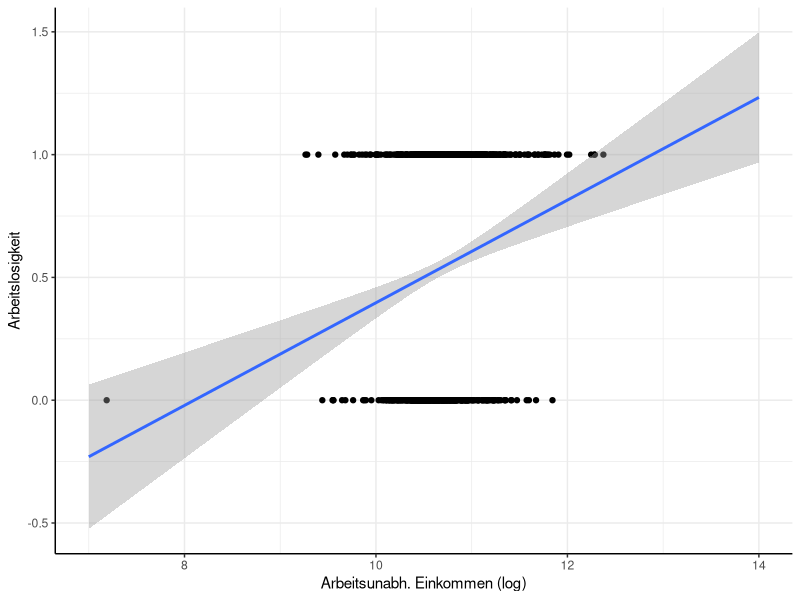
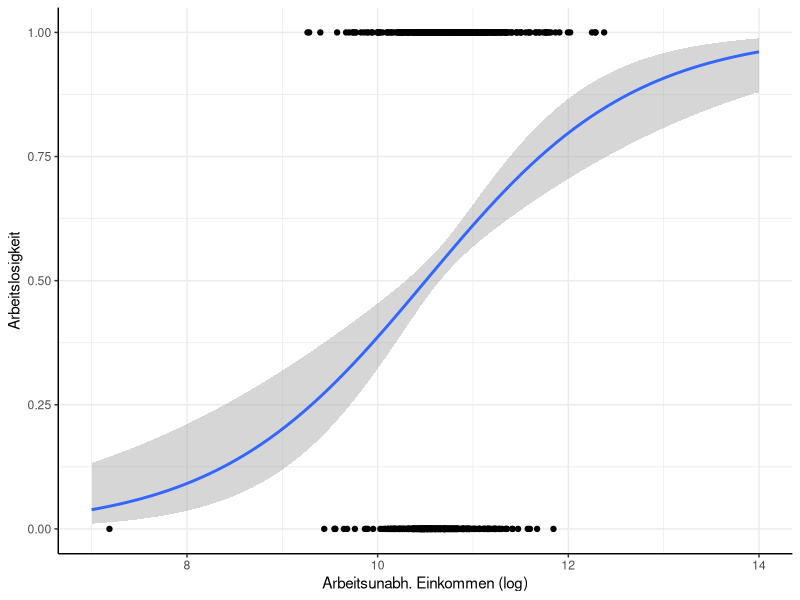
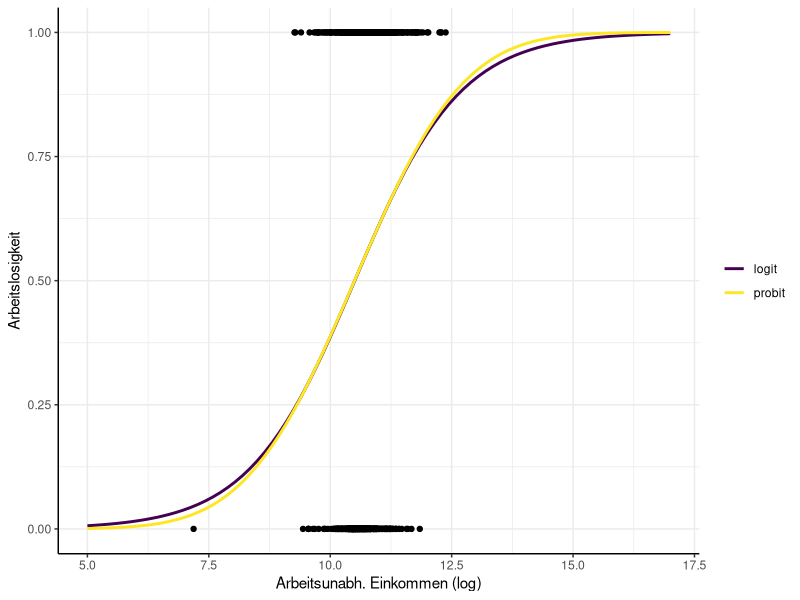

These charts were generated, in order, by the following R code:
## ---- chunk 1
knitr::opts_chunk$set(comment = "#>", message = FALSE, warning = FALSE)
knitr::opts_chunk$set(out.height = '75%', out.width = '75%', fig.align = 'center') 
## ---- chunk 2
library(tidyverse)
library(data.table)
library(here)
library(viridis)
## ---- chunk 3
schweiz_al <- data.table::fread(here("data/tidy/nonlinmodels_schweizer-arbeit.csv"), 
                    colClasses = c("double", rep("double", 5), "factor"))
head(schweiz_al)
## ---- chunk 4
ggplot2::ggplot(
  data = schweiz_al,
  mapping = aes(x=Einkommen_log, y=Arbeitslos, group=1)) +
  ggplot2::scale_x_continuous(limits = c(7, 14)) +
  ggplot2::ylab("Arbeitslosigkeit") + xlab("Arbeitsunabh. Einkommen (log)") +
  ggplot2::geom_point() + ggplot2::geom_smooth(method = "lm", fullrange=TRUE) +
  theme_bw() + theme(panel.border = element_blank(), axis.line = element_line())
## ---- chunk 5
ggplot2::ggplot(
  data = schweiz_al,
  mapping = aes(x=Einkommen_log, y=Arbeitslos, group=1)) +
  ggplot2::scale_x_continuous(limits = c(7, 14)) +
  ggplot2::ylab("Arbeitslosigkeit") + xlab("Arbeitsunabh. Einkommen (log)") +
  ggplot2::geom_point() + ggplot2::geom_smooth(aes(y=Arbeitslos), method = "glm",
                             method.args = list(family = "binomial"), 
                             fullrange=TRUE, se = TRUE) + 
  theme_bw() + theme(panel.border = element_blank(), axis.line = element_line())
## ---- chunk 6
ggplot2::ggplot(
  data = schweiz_al,
  mapping = aes(x=Einkommen_log, y=Arbeitslos, group=1)) +
  ggplot2::ylab("Arbeitslosigkeit") + xlab("Arbeitsunabh. Einkommen (log)") +
  ggplot2::geom_point() + ggplot2::scale_x_continuous(limits = c(5, 17)) +
  viridis::scale_color_viridis(discrete = T) +
  ggplot2::geom_smooth(
    aes(y=Arbeitslos, color="logit"), method = "glm", 
    method.args = list(family = binomial(link = "logit")), 
    fullrange=TRUE, se = FALSE, alpha=0.5) + 
    ggplot2::geom_smooth(
    aes(y=Arbeitslos, color="probit"), method = "glm", 
    method.args = list(family = binomial(link = "probit")), 
    fullrange=TRUE, se = FALSE, alpha=0.5) + 
  theme_bw() + theme(
    panel.border = element_blank(), 
    axis.line = element_line(), 
    legend.title = element_blank()
    )
## ---- chunk 7
arbeitslogit_test <- glm(
  Arbeitslos ~ Einkommen_log + Alter, 
  family = binomial(link = "logit"), 
  data = schweiz_al)
## ---- chunk 8
arbeitsprobit_test <- glm(
  Arbeitslos ~ Einkommen_log + Alter, 
  family = binomial(link = "probit"), 
  data = schweiz_al)
## ---- chunk 9
summary(arbeitslogit_test)
## ---- chunk 10
arbeitslogit <- glm(
  Arbeitslos ~ Einkommen_log + Alter + Ausbildung_Jahre + Kinder_jung + 
    Kinder_alt + Auslaender, 
  family = binomial(link = "logit"), 
  data = schweiz_al)
summary(arbeitslogit)
## ---- chunk 11
predicted_probs <- predict(object = arbeitslogit, 
        newdata = data.frame(
          "Einkommen_log" = c(10, 10), 
          "Alter"=c(30, 30), 
          "Ausbildung_Jahre" = c(5, 5),
          "Kinder_alt" = c(0, 0), 
          "Kinder_jung"= c(1, 2),
          "Auslaender" = factor(c(0, 0))
          ),
        type = "response")
predicted_probs
## ---- chunk 12
diff(predicted_probs)
## ---- chunk 13
diff(
  predict(object = arbeitslogit, 
        newdata = data.frame(
          "Einkommen_log" = c(10, 10), 
          "Alter"=c(30, 30), 
          "Ausbildung_Jahre" = c(5, 5),
          "Kinder_alt" = c(0, 0), 
          "Kinder_jung"= c(1, 2),
          "Auslaender" = factor(c(1, 1))
          ),
        type = "response")
)
## ---- chunk 14
arbeitsprobit <- glm(
  Arbeitslos ~ Einkommen_log + Alter + Ausbildung_Jahre + Kinder_jung + 
    Kinder_alt + Auslaender, 
  family = binomial(link = "probit"), 
  data = schweiz_al)

diff(
  predict(
    object = arbeitsprobit, 
    newdata = data.frame(
      "Einkommen_log" = c(10, 10), 
      "Alter"=c(30, 30), 
      "Ausbildung_Jahre" = c(5, 5),
      "Kinder_alt" = c(0, 0), 
      "Kinder_jung"= c(1, 2),
      "Auslaender" = factor(c(1, 1))
      ),
    type = "response")
)
